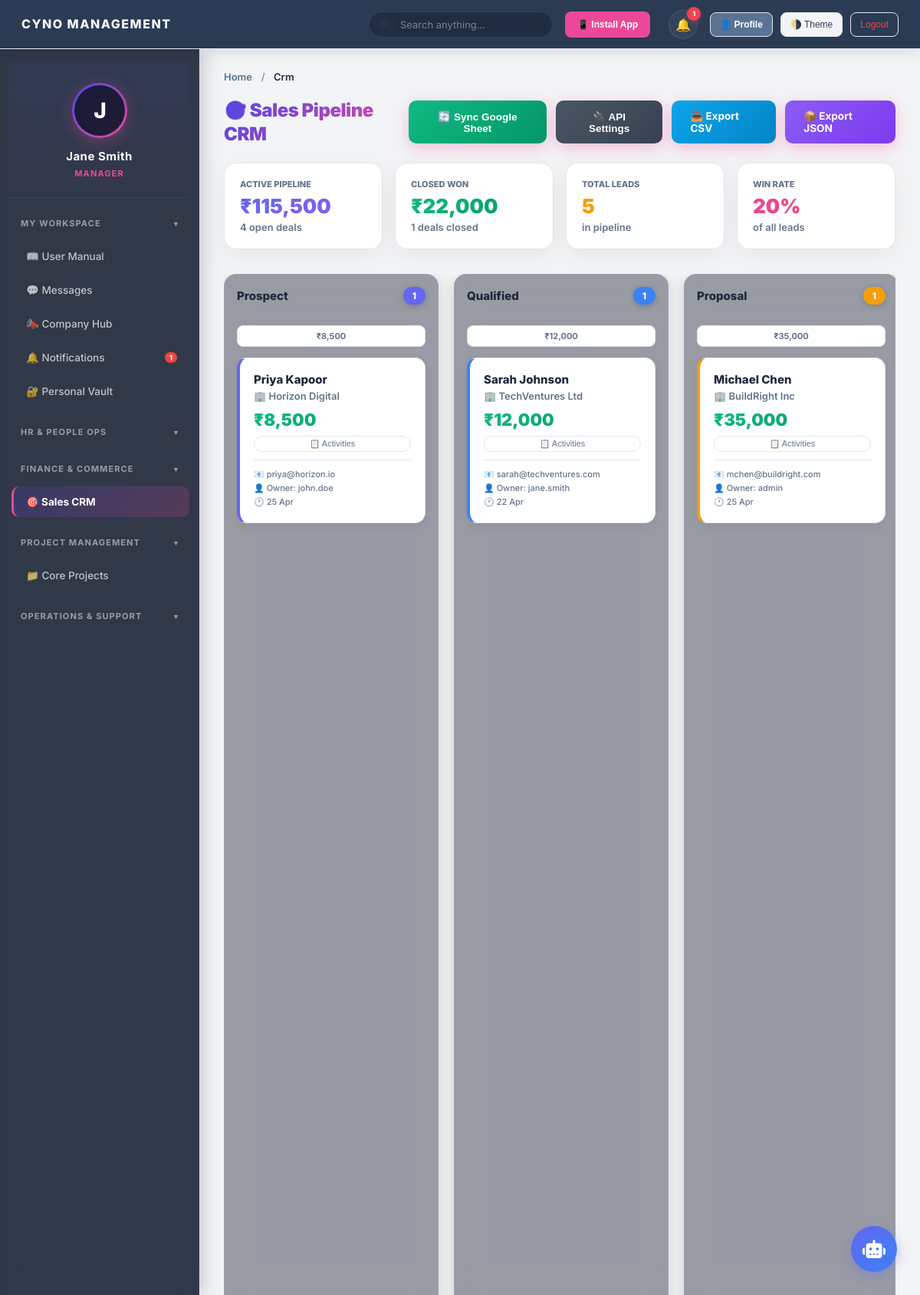
The page /crm.php (signed in) on the database its author committed.
### tables this page shows
CREATE TABLE crm_leads (
        id INTEGER PRIMARY KEY AUTOINCREMENT,
        lead_name TEXT NOT NULL,
        company TEXT,
        email TEXT,
        value REAL DEFAULT 0,
        stage TEXT DEFAULT 'Prospect',
        owner_id TEXT NOT NULL,
        last_contact DATETIME DEFAULT CURRENT_TIMESTAMP
    , follow_up_date DATE, phone TEXT DEFAULT NULL, source TEXT DEFAULT 'Manual Entry', tags TEXT DEFAULT NULL, custom_data TEXT DEFAULT NULL, branch_id TEXT DEFAULT 'Global HQ');

### includes/db.php (called while the page is built, shortened)
<?php
function getEnvVar($key) {
    return getenv($key) ?: ($_SERVER[$key] ?? $_ENV[$key] ?? '');
}
$db_url = getEnvVar('DATABASE_URL');
$db_host = getEnvVar('DB_HOST');
$use_mysql = false;
$mysql_dsn = '';
$mysql_user = '';
$mysql_pass = '';
if (!empty($db_url) && str_starts_with($db_url, 'mysql://')) {
    if (preg_match('/^mysql:\/\/([^:]+):(.*)@([^:\/]+)(?::(\d+))?\/(.+)$/', $db_url, $matches)) {
        $mysql_user = urldecode($matches[1]);
        $mysql_pass = urldecode($matches[2]);
        $host       = urldecode($matches[3]);
        $port       = $matches[4] ?: 3306;
        $dbname     = urldecode($matches[5]);
    } else {
        $parsed = parse_url($db_url);
        $host = $parsed['host'] ?? '127.0.0.1';
        $port = $parsed['port'] ?? 3306;
        $dbname = ltrim($parsed['path'] ?? '', '/');
        $mysql_user = $parsed['user'] ?? '';
        $mysql_pass = $parsed['pass'] ?? '';
    }
    if (empty($mysql_pass)) {
        $mysql_pass = getEnvVar('DB_PASSWORD') ?: getEnvVar('DB_PASS') ?: getEnvVar('MYSQL_PASSWORD') ?: getEnvVar('MYSQL_ROOT_PASSWORD') ?: '';
    }
    if (empty($mysql_user)) {
        $mysql_user = getEnvVar('DB_USERNAME') ?: getEnvVar('DB_USER') ?: getEnvVar('MYSQL_USER') ?: 'root';
    }
    if (empty($dbname)) {
        $dbname = getEnvVar('DB_DATABASE') ?: getEnvVar('DB_NAME') ?: getEnvVar('MYSQL_DATABASE') ?: 'cms';
    }
    $mysql_dsn = "mysql:host={$host};port={$port};dbname={$dbname};charset=utf8mb4";
    $use_mysql = true;
} else {
    $db_file = __DIR__ . '/../database.sqlite';
}
try {
    if ($use_mysql) {
        $pdo = new PDO($mysql_dsn, $mysql_user, $mysql_pass);
        $pdo->setAttribute(PDO::ATTR_ERRMODE, PDO::ERRMODE_EXCEPTION);
    } else {
        $pdo = new PDO("sqlite:" . $db_file);
        $pdo->setAttribute(PDO::ATTR_ERRMODE, PDO::ERRMODE_EXCEPTION);
        $pdo->exec("PRAGMA foreign_keys = ON;");
    }
    $pdo->exec("CREATE TABLE IF NOT EXISTS settings (setting_key VARCHAR(255) PRIMARY KEY, setting_value TEXT)");
    $GLOBAL_SETTINGS = [];
    foreach($pdo->query("SELECT * FROM settings") as $r) {
        $GLOBAL_SETTINGS[$r['setting_key']] = $r['setting_value'];
    }
} catch (PDOException $e) {
    http_response_code(500);
    $padding = str_repeat(" ", 512);
    die("<div style='font-family:sans-serif;text-align:center;margin-top:100px;'><h2>⚠️ System Temporarily Unavailable</h2><p>Our database is currently undergoing maintenance or experiencing a connection issue. Please try again in a few minutes.</p></div>\n");
}

### crm.php (the view, shortened to what this page needs)
<?php
require_once 'includes/db.php';
require_once 'includes/header.php';
require_once 'includes/sidebar.php';
$isAdmin = (in_array($_SESSION['role'], ['Admin', 'Super Admin']) || $_SESSION['role'] === 'Manager');
if ($isAdmin) {
    $leads = $pdo->query("SELECT * FROM crm_leads ORDER BY last_contact DESC")->fetchAll(PDO::FETCH_ASSOC);
} else {
    $myBranch = $pdo->query("SELECT branch_id FROM users WHERE login_id = '{$_SESSION['login_id']}'")->fetchColumn() ?: 'Global HQ';
    $stmt = $pdo->prepare("SELECT * FROM crm_leads WHERE branch_id = ? ORDER BY last_contact DESC");
    $stmt->execute([$myBranch]);
    $leads = $stmt->fetchAll(PDO::FETCH_ASSOC);
}
$stages = ['Prospect', 'Qualified', 'Proposal', 'Negotiation', 'Won', 'Lost'];
$board = array_fill_keys($stages, []);
foreach ($leads as $l) {
    $s = $l['stage'];
    if (isset($board[$s])) $board[$s][] = $l;
    else $board['Prospect'][] = $l;
}
$pipelineStats = $pdo->query("
    SELECT
        SUM(CASE WHEN stage NOT IN ('Won','Lost') THEN value ELSE 0 END) AS pipeline_value,
        SUM(CASE WHEN stage='Won' THEN value ELSE 0 END) AS won_value,
        COUNT(CASE WHEN stage NOT IN ('Won','Lost') THEN 1 END) AS active_count,
        COUNT(CASE WHEN stage='Won' THEN 1 END) AS won_count
    FROM crm_leads
")->fetch(PDO::FETCH_ASSOC);
$stageColors = [
    'Prospect'    => '#6366f1',
    'Qualified'   => '#3b82f6',
    'Proposal'    => '#f59e0b',
    'Negotiation' => '#ef4444',
    'Won'         => '#10b981',
    'Lost'        => '#9ca3af',
];
?>
<div class="content-section active">
    <div class="section-header">
        <h2 style="background: linear-gradient(135deg, #4f46e5, #ec4899); -webkit-background-clip: text; -webkit-text-fill-color: transparent; font-size: 24px; font-weight: 900; letter-spacing: -0.5px;">🎯 Sales Pipeline CRM</h2>
        <div style="display:flex; gap:12px;">
            <?php if($isAdmin): ?>
            <button class="premium-btn" style="background:linear-gradient(135deg, #10b981, #059669);" onclick="document.getElementById('syncSheetModal').style.display='block'">🔄 Sync Google Sheet</button>
            <button class="premium-btn" style="background:linear-gradient(135deg, #4b5563, #374151);" onclick="document.getElementById('apiIntegrationModal').style.display='block'">🔌 API Settings</button>
            <a href="controllers/export_leads.php?format=csv" class="premium-btn" style="background:linear-gradient(135deg, #0ea5e9, #0284c7); text-decoration:none;">📥 Export CSV</a>
            <a href="controllers/export_leads.php?format=json" class="premium-btn" style="background:linear-gradient(135deg, #8b5cf6, #7c3aed); text-decoration:none;">📦 Export JSON</a>
            <?php endif; ?>
        </div>
    </div>
    <div style="display:grid; grid-template-columns:repeat(auto-fill, minmax(180px,1fr)); gap:16px; margin-bottom:32px;">
        <div class="glass-card" style="padding:20px; border-radius:16px;">
            <div style="font-size:11px; color:var(--text-muted); text-transform:uppercase; font-weight:800;">Active Pipeline</div>
            <div style="font-size:26px; font-weight:900; background:linear-gradient(135deg, #6366f1, #8b5cf6); -webkit-background-clip:text; -webkit-text-fill-color:transparent; margin-top:6px;"><?= ($GLOBAL_SETTINGS['currency'] ?? '₹') ?><?= number_format($pipelineStats['pipeline_value'] ?? 0, 0) ?></div>
            <div style="font-size:13px; color:var(--text-muted); font-weight:600; margin-top:4px;"><?= $pipelineStats['active_count'] ?> open deals</div>
        </div>
        <div class="glass-card" style="padding:20px; border-radius:16px;">
            <div style="font-size:11px; color:var(--text-muted); text-transform:uppercase; font-weight:800;">Closed Won</div>
            <div style="font-size:26px; font-weight:900; background:linear-gradient(135deg, #10b981, #059669); -webkit-background-clip:text; -webkit-text-fill-color:transparent; margin-top:6px;"><?= ($GLOBAL_SETTINGS['currency'] ?? '₹') ?><?= number_format($pipelineStats['won_value'] ?? 0, 0) ?></div>
            <div style="font-size:13px; color:var(--text-muted); font-weight:600; margin-top:4px;"><?= $pipelineStats['won_count'] ?> deals closed</div>
        </div>
        <div class="glass-card" style="padding:20px; border-radius:16px;">
            <div style="font-size:11px; color:var(--text-muted); text-transform:uppercase; font-weight:800;">Total Leads</div>
            <div style="font-size:26px; font-weight:900; color:#f59e0b; margin-top:6px;"><?= count($leads) ?></div>
            <div style="font-size:13px; color:var(--text-muted); font-weight:600; margin-top:4px;">in pipeline</div>
        </div>
        <?php
        $winRate = count($leads) > 0 ? round(($pipelineStats['won_count'] / count($leads)) * 100, 1) : 0;
        ?>
        <div class="glass-card" style="padding:20px; border-radius:16px;">
            <div style="font-size:11px; color:var(--text-muted); text-transform:uppercase; font-weight:800;">Win Rate</div>
            <div style="font-size:26px; font-weight:900; background:linear-gradient(135deg, #ec4899, #f43f5e); -webkit-background-clip:text; -webkit-text-fill-color:transparent; margin-top:6px;"><?= $winRate ?>%</div>
            <div style="font-size:13px; color:var(--text-muted); font-weight:600; margin-top:4px;">of all leads</div>
        </div>
    </div>
    <div class="crm-board">
        <?php foreach($stages as $stage):
            $color = $stageColors[$stage];
            $colLeads = $board[$stage];
            $stageValue = array_sum(array_column($colLeads, 'value'));
        ?>
        <div class="crm-col" data-stage="<?= $stage ?>">
            <div class="crm-col-header">
                <span><?= $stage ?></span>
                <span class="crm-badge" style="background:<?= $color ?>;"><?= count($colLeads) ?></span>
            </div>
            <?php if($stageValue > 0): ?>
            <div style="font-size:11px; color:var(--text-muted); font-weight:700; text-align:center; background: var(--bg-card); border:1px solid var(--border-card); border-radius:8px; padding:6px 8px;"><?= ($GLOBAL_SETTINGS['currency'] ?? '₹') ?><?= number_format($stageValue, 0) ?></div>
            <?php endif; ?>
            <div class="crm-dropzone" style="flex:1; display:flex; flex-direction:column; gap:10px;">
                <?php foreach($colLeads as $lead): ?>
                <div class="crm-card"
                     draggable="true"
                     data-id="<?= $lead['id'] ?>"
                     style="border-left-color:<?= $color ?>;"
                     onclick="window.location.href='lead_profile.php?id=<?= $lead['id'] ?>'">
                    <div style="display:flex; justify-content:space-between; align-items:flex-start;">
                        <div class="crm-card-name"><?= htmlspecialchars($lead['lead_name']) ?></div>
                    </div>
                    <div class="crm-card-company">🏢 <?= htmlspecialchars($lead['company'] ?: 'Independent') ?></div>
                    <div class="crm-card-value"><?= ($GLOBAL_SETTINGS['currency'] ?? '₹') ?><?= number_format($lead['value'], 0) ?></div>
                    <div style="margin-top:8px; display:flex; gap:6px;">
                        <button onclick="event.stopPropagation();openActivity(<?= $lead['id'] ?>,'<?= addslashes(htmlspecialchars($lead['lead_name'])) ?>')" style="flex:1;font-size:11px;padding:3px 10px;border-radius:99px;border:1px solid var(--border-card);background:transparent;color:var(--text-muted);cursor:pointer;">📋 Activities</button>
                    </div>
                    <div class="crm-card-meta">
                        📧 <?= htmlspecialchars($lead['email'] ?: '—') ?><br>
                        👤 Owner: <?= htmlspecialchars($lead['owner_id']) ?><br>
                        🕐 <?= htmlspecialchars(date('d M', strtotime($lead['last_contact']))) ?>
                    </div>
                </div>
                <?php endforeach; ?>
            </div>
        </div>
        <?php endforeach; ?>
    </div>
</div>
<?php require_once 'includes/footer.php'; ?>

### assets/css/style.css (style rules this page uses)
:root { --bg-body: #f3f4f6; --bg-header: #2a3b53; --bg-sidebar: #2a3b53; --bg-main: #f3f4f6; --bg-card: #ffffff; --bg-hover: rgba(255, 255, 255, 0.1); --border-card: #e2e8f0; --text-heading: #1e293b; --text-body: #334155; --text-muted: #64748b; --input-bg: #ffffff; --input-border: #cbd5e1; --table-header: #f8fafc; --primary-color: #597393; --primary-hover: #475f7e; --primary-light: rgba(255, 255, 255, 0.15); --success: #10b981; --warning: #f59e0b; --danger: #ef4444; --modal-overlay: rgba(15,23,42,0.6); --shadow-xs: 0 1px 2px 0 rgba(0, 0, 0, 0.05); --shadow-sm: 0 4px 6px -1px rgba(0, 0, 0, 0.05), 0 2px 4px -2px rgba(0, 0, 0, 0.05); --shadow-soft: 0 10px 25px -5px rgba(0, 0, 0, 0.05), 0 8px 10px -6px rgba(0, 0, 0, 0.05); --radius-sm: 8px; --radius-md: 12px; --radius-lg: 16px; --sidebar-w: 260px; --header-h: 64px; }
*, *::before, *::after { margin:0; padding:0; box-sizing:border-box; }
html { font-size:14px; -webkit-font-smoothing:antialiased; }
body { font-family:'Inter',system-ui,sans-serif; background:var(--bg-body); color:var(--text-body); min-height:100vh; overflow:hidden; }
h1,h2,h3,h4,h5,h6 { font-weight:600; color:var(--text-heading); line-height:1.3; }
a { color:var(--primary-color); text-decoration:none; }
.content-section.active { display:block; }
.section-header, .header-action { display:flex; justify-content:space-between; align-items:center; margin-bottom:22px; }
.section-header h2, .header-action h2 { font-size:20px; font-weight:700; color:var(--text-heading); margin:0; }
.content-section.active { animation: fadeInUp .35s ease-out; }

### includes/header.php (style rules this page uses)
.glass-card { background: var(--bg-card); backdrop-filter: blur(20px); -webkit-backdrop-filter: blur(20px); border: 1px solid var(--border-card); box-shadow: 0 8px 32px rgba(0, 0, 0, 0.06); border-radius: 16px; transition: transform 0.3s cubic-bezier(0.4, 0, 0.2, 1), box-shadow 0.3s ease; overflow: hidden; }
.premium-btn { background: linear-gradient(135deg, #4f46e5, #ec4899); color: white; border: none; padding: 12px 24px; border-radius: 10px; font-weight: 700; font-size: 13.5px; cursor: pointer; transition: all 0.3s cubic-bezier(0.4, 0, 0.2, 1); box-shadow: 0 6px 20px rgba(236, 72, 153, 0.3); display: inline-flex; align-items: center; gap: 10px; }

### crm.php (style rules this page uses)
.crm-board { display:flex; gap:20px; overflow-x:auto; padding-bottom:24px; min-height:calc(100vh - 260px); scroll-behavior: smooth; }
.crm-col { flex:0 0 280px; background: rgba(15,23,42,0.4); border:1px solid rgba(255,255,255,0.06); border-radius:16px; padding:16px; display:flex; flex-direction:column; gap:14px; backdrop-filter:blur(16px); -webkit-backdrop-filter:blur(16px); box-shadow:0 4px 20px rgba(0,0,0,0.15); transition:all 0.3s cubic-bezier(0.4, 0, 0.2, 1); }
.crm-col-header { font-weight:800; font-size:15px; color:var(--text-heading); display:flex; justify-content:space-between; align-items:center; padding-bottom:12px; border-bottom:1px solid rgba(255,255,255,0.06); }
.crm-badge { padding:4px 12px; border-radius:99px; font-size:12px; font-weight:800; color:white; box-shadow:0 2px 8px rgba(0,0,0,0.2); }
.crm-card { background: var(--bg-card); border:1px solid var(--border-card); border-left-width:4px; border-radius:14px; padding:18px; box-shadow:0 4px 12px rgba(0,0,0,0.06); cursor:pointer; transition:all 0.3s cubic-bezier(0.4, 0, 0.2, 1); }
.crm-card-name { font-weight:800; font-size:15px; color:var(--text-heading); margin-bottom:4px; }
.crm-card-company { font-size:13px; color:var(--text-muted); margin-bottom:10px; font-weight:600; }
.crm-card-value { font-size:22px; font-weight:900; background:linear-gradient(135deg, #10b981, #059669); -webkit-background-clip:text; -webkit-text-fill-color:transparent; }
.crm-card-meta { font-size:11px; color:var(--text-muted); margin-top:10px; font-weight:500; border-top:1px solid var(--border-card); padding-top:10px; line-height:1.6; }

### rows shown on the page
crm_leads: lead_name "Priya Kapoor", company "Horizon Digital", value "8,500", email "priya@horizon.io", owner "john.doe", last_contact "25 Apr"
crm_leads: lead_name "Sarah Johnson", company "TechVentures Ltd", value "12,000", email "sarah@techventures.com", owner "jane.smith", last_contact "22 Apr"
crm_leads: lead_name "Michael Chen", company "BuildRight Inc", value "35,000", email "mchen@buildright.com", owner "admin", last_contact "25 Apr"

### other values the page prints
$GLOBAL_SETTINGS['company_name'] "CYNO MANAGEMENT"
$_notifCount "1"
substr($_SESSION['name'],0,1) "J"
$_SESSION['name'] "Jane Smith"
$_SESSION['role'] "MANAGER"
$nc "1"
$pageTitle "Crm"
$GLOBAL_SETTINGS['currency'] "₹"
$pipelineStats['pipeline_value'] "115,500"
$pipelineStats['active_count'] "4"
$pipelineStats['won_value'] "22,000"
$pipelineStats['won_count'] "1"
count($leads) "5"
$winRate "20"
$stage "Prospect"
